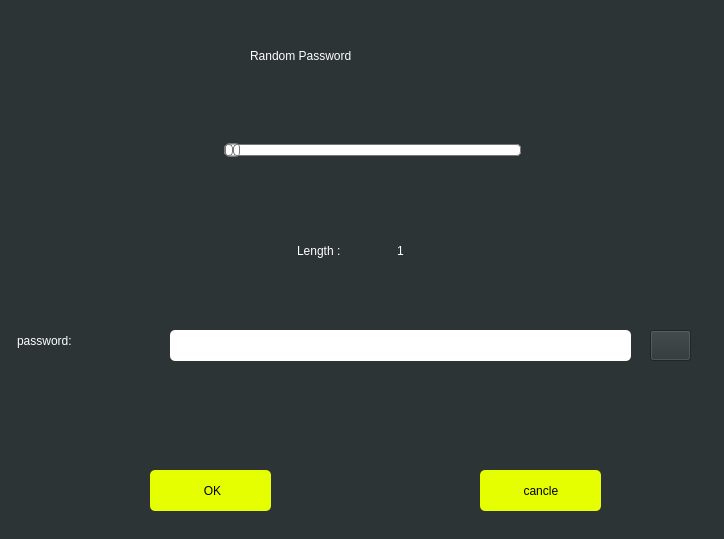
<?xml version="1.0" encoding="UTF-8"?>
<ui version="4.0">
 <class>rand_gen</class>
 <widget class="QWidget" name="rand_gen">
  <property name="geometry">
   <rect>
    <x>0</x>
    <y>0</y>
    <width>724</width>
    <height>539</height>
   </rect>
  </property>
  <property name="windowTitle">
   <string>Form</string>
  </property>
  <property name="styleSheet">
   <string notr="true">background-color: rgb(45, 52, 54);
padding-left:4px ; </string>
  </property>
  <widget class="QLabel" name="title">
   <property name="geometry">
    <rect>
     <x>240</x>
     <y>30</y>
     <width>261</width>
     <height>51</height>
    </rect>
   </property>
   <property name="styleSheet">
    <string notr="true">font: 63 16pt &quot;Segoe UI Semibold&quot;;
color: rgb(255, 255, 255);
padding-left: 7px ; 
</string>
   </property>
   <property name="text">
    <string>Random Password</string>
   </property>
  </widget>
  <widget class="QPushButton" name="ok_button">
   <property name="geometry">
    <rect>
     <x>150</x>
     <y>470</y>
     <width>121</width>
     <height>41</height>
    </rect>
   </property>
   <property name="styleSheet">
    <string notr="true">background-color: rgb(230, 255, 0);
font: 10pt &quot;Segoe UI&quot;;
padding-left:4px ; 
border-radius: 5px ; 
</string>
   </property>
   <property name="text">
    <string>OK</string>
   </property>
  </widget>
  <widget class="QPushButton" name="cancle_button">
   <property name="geometry">
    <rect>
     <x>480</x>
     <y>470</y>
     <width>121</width>
     <height>41</height>
    </rect>
   </property>
   <property name="styleSheet">
    <string notr="true">background-color: rgb(230, 255, 0);
font: 10pt &quot;Segoe UI&quot;;
padding-left:4px ; 
border-radius: 5px ; 
</string>
   </property>
   <property name="text">
    <string>cancle </string>
   </property>
  </widget>
  <widget class="QLabel" name="password_holder">
   <property name="geometry">
    <rect>
     <x>10</x>
     <y>330</y>
     <width>81</width>
     <height>21</height>
    </rect>
   </property>
   <property name="styleSheet">
    <string notr="true">color: rgb(255, 255, 255);
font: 63 10pt &quot;Segoe UI&quot;;</string>
   </property>
   <property name="text">
    <string>password:</string>
   </property>
  </widget>
  <widget class="QLabel" name="label">
   <property name="geometry">
    <rect>
     <x>290</x>
     <y>240</y>
     <width>81</width>
     <height>21</height>
    </rect>
   </property>
   <property name="styleSheet">
    <string notr="true">font: 63 10pt &quot;Segoe UI Semibold&quot;;
color: rgb(255, 255, 255);</string>
   </property>
   <property name="text">
    <string>Length :</string>
   </property>
  </widget>
  <widget class="QLabel" name="pass_len">
   <property name="geometry">
    <rect>
     <x>390</x>
     <y>240</y>
     <width>41</width>
     <height>21</height>
    </rect>
   </property>
   <property name="styleSheet">
    <string notr="true">color: rgb(255, 255, 255);
font: 63 10pt &quot;Segoe UI&quot;;</string>
   </property>
   <property name="text">
    <string>1</string>
   </property>
  </widget>
  <widget class="QPushButton" name="pushButton">
   <property name="geometry">
    <rect>
     <x>650</x>
     <y>330</y>
     <width>41</width>
     <height>31</height>
    </rect>
   </property>
   <property name="styleSheet">
    <string notr="true">image: url(:/img/images/copy_symbol.png);</string>
   </property>
   <property name="text">
    <string/>
   </property>
  </widget>
  <widget class="QLineEdit" name="generated_pass">
   <property name="geometry">
    <rect>
     <x>170</x>
     <y>330</y>
     <width>461</width>
     <height>31</height>
    </rect>
   </property>
   <property name="styleSheet">
    <string notr="true">border-radius: 5px;
background-color: rgb(255, 255, 255);
color: rgb(0,0,0); 
padding-left: 7px ; 
font: 63 10pt &quot;Yu Gothic UI Semibold&quot;;</string>
   </property>
  </widget>
  <widget class="QSlider" name="horizontalSlider">
   <property name="geometry">
    <rect>
     <x>220</x>
     <y>130</y>
     <width>301</width>
     <height>41</height>
    </rect>
   </property>
   <property name="styleSheet">
    <string notr="true">QSlider::groove:horizontal {
border: 1px solid #bbb;
background: white;
height: 10px;
border-radius: 4px;
}

QSlider::sub-page:horizontal {
background: qlineargradient(x1: 0, y1: 0,    x2: 0, y2: 1,
    stop: 0 #66e, stop: 1 #bbf);
background: qlineargradient(x1: 0, y1: 0.2, x2: 1, y2: 1,
    stop: 0 #bbf, stop: 1 #55f);
border: 1px solid #777;
height: 10px;
border-radius: 4px;
}

QSlider::add-page:horizontal {
background: #fff;
border: 1px solid #777;
height: 10px;
border-radius: 4px;
}

QSlider::handle:horizontal {
background: qlineargradient(x1:0, y1:0, x2:1, y2:1,
    stop:0 #eee, stop:1 #ccc);
border: 1px solid #777;
width: 13px;
margin-top: -2px;
margin-bottom: -2px;
border-radius: 4px;
}

QSlider::handle:horizontal:hover {
background: qlineargradient(x1:0, y1:0, x2:1, y2:1,
    stop:0 #fff, stop:1 #ddd);
border: 1px solid #444;
border-radius: 4px;
}

QSlider::sub-page:horizontal:disabled {
background: #bbb;
border-color: #999;
}

QSlider::add-page:horizontal:disabled {
background: #eee;
border-color: #999;
}

QSlider::handle:horizontal:disabled {
background: #eee;
border: 1px solid #aaa;
border-radius: 4px;
}</string>
   </property>
   <property name="minimum">
    <number>1</number>
   </property>
   <property name="maximum">
    <number>128</number>
   </property>
   <property name="orientation">
    <enum>Qt::Horizontal</enum>
   </property>
  </widget>
 </widget>
 <resources/>
 <connections/>
</ui>
